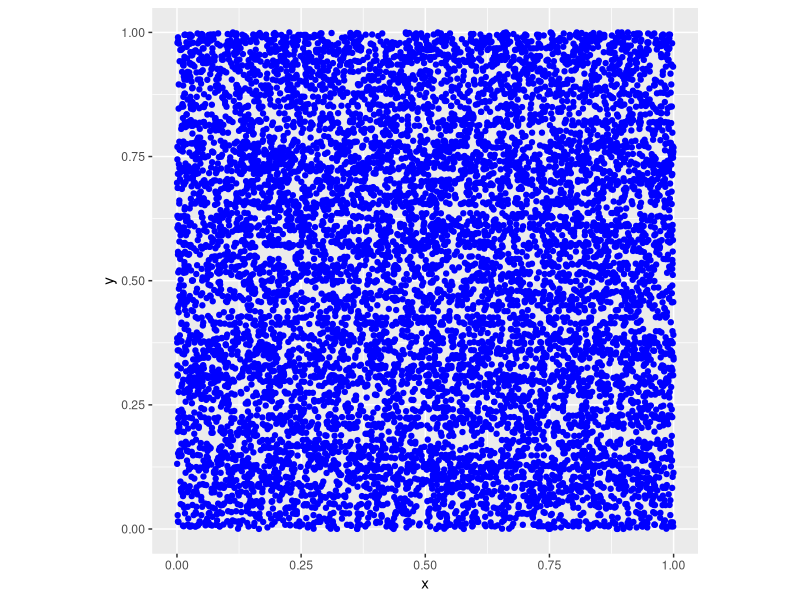
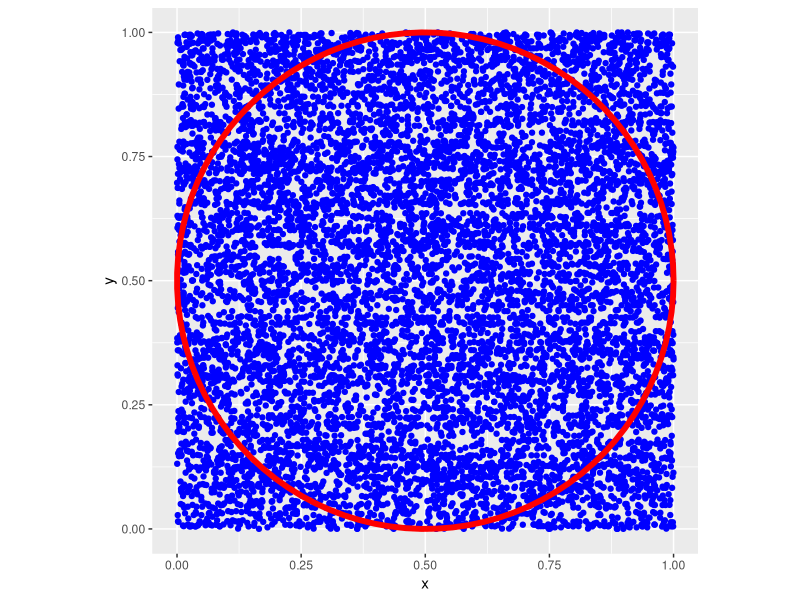

Write R code to recreate these figures, in order.
# The drunkard's dartboard 
# see: 
#https://eight2late.wordpress.com/2011/02/25/the-drunkard%E2%80%99s-dartboard-an-intuitive-explanation-of-monte-carlo-methods/

#write a function that returns a dataframe of randomly generated coordinates in
#the square region 0 <= x <=1 and 0 <= y <= 1. The function should take as input a positive
#integer n, representing the number of trials to be generated (default 1000)

trials <- function(n=1000){
  trials_df <- data.frame("x"=runif(n),"y"=runif(1000))
  return (trials_df)
}

#generate 10000 coordinates 
trials_df <- trials(n=10000)

#write a function that takes as input a coordinate (x,y)  and returns 1 or 0 depending on
#whether the coordinate lies inside or outside a circle with centre at (0.5,0.5) and radius 0.5.

hit <- function(x,y){
  return (ifelse((x-0.5)^2 + (y-0.5)^2 < 0.25, 1, 0))
}


hits_df <- hit(trials_df$x, trials_df$y)

#Given the above, what's your estimated area of the circle?

estimated_area <- sum(hits_df)/length(hits_df)

estimated_area

library(ggplot2)

# plot hits
p <- ggplot() + 
  geom_point(data=trials_df,aes(x,y),color="blue") +
  coord_fixed(ratio = 1)
p

# plot dartboard

circle <- function(centre = c(0.5,0.5),radius = 0.5, npoints = 100){
  tt <- seq(0,2*pi,length.out = npoints)
  xx <- centre[1] + radius * cos(tt)
  yy <- centre[2] + radius * sin(tt)
  return(data.frame(x = xx, y = yy))
}

dartboard <- circle()

p <- p + geom_path(dartboard,mapping=aes(x=x,y=y), color="red", size=2)
p
